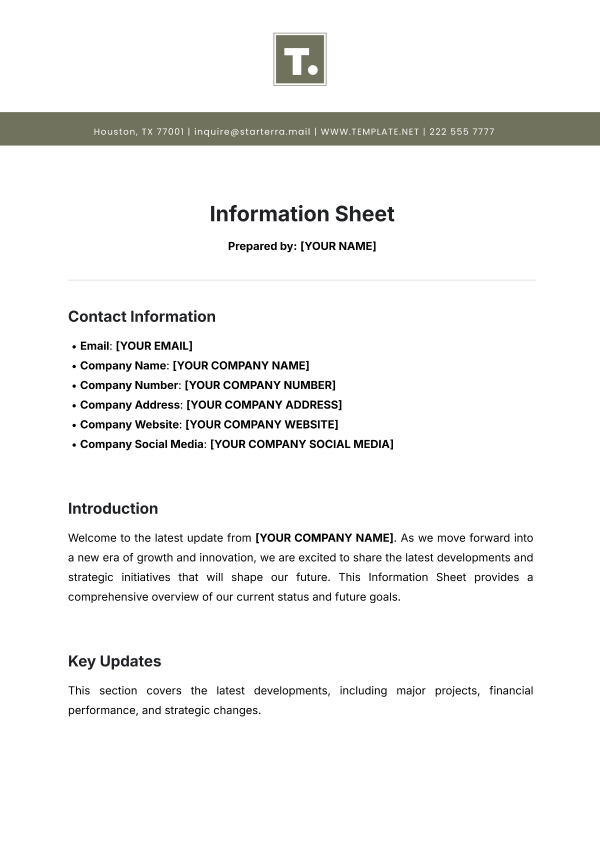
#> input picture Day16/sample_images/document.jpg, 1200 x 1696 px (shown at 1/2 size); its folder holds only this picture in this run
$ python -i 05_rotate_image.py   (imports and definitions only)
#> lines starting #> are read from the running program, lines starting #| are printed output that depends on the picture
"""
05 - Rotate Image
=================
Rotates an image by:
- 90 degrees clockwise
- 90 degrees counter-clockwise
- 180 degrees
- 270 degrees (equivalent to 90 CCW)

Uses cv2.rotate() for 90-degree multiples and cv2.warpAffine() for
arbitrary angles.

Saves all rotated images to ../output_images/.

Usage:
    python 05_rotate_image.py [image_path]
"""

import cv2
import os
import sys
import numpy as np
from utils import get_image_path, get_output_dir, safe_imshow


def rotate_image(image_path, output_dir):
    """Rotate an image by 90, 180, and 270 degrees and save them."""
#> called with image_path = '../sample_images/document.jpg', output_dir = 'out.png'
    img = cv2.imread(image_path)
#> img is the input picture: shape (1696, 1200, 3); mean B, G, R 241.6, 242.4, 242.3
    if img is None:
        print(f"Error: Could not read image at {image_path}")
        return None

    height, width = img.shape[:2]
#> height = 1696; width = 1200
    base_name = os.path.splitext(os.path.basename(image_path))[0]

    print(f"Original image size: {width}x{height}")
#| Original image size: 1200x1696
    print()

    # Rotate using cv2.rotate()
    # 90 degrees clockwise
    rot_90_cw = cv2.rotate(img, cv2.ROTATE_90_CLOCKWISE)
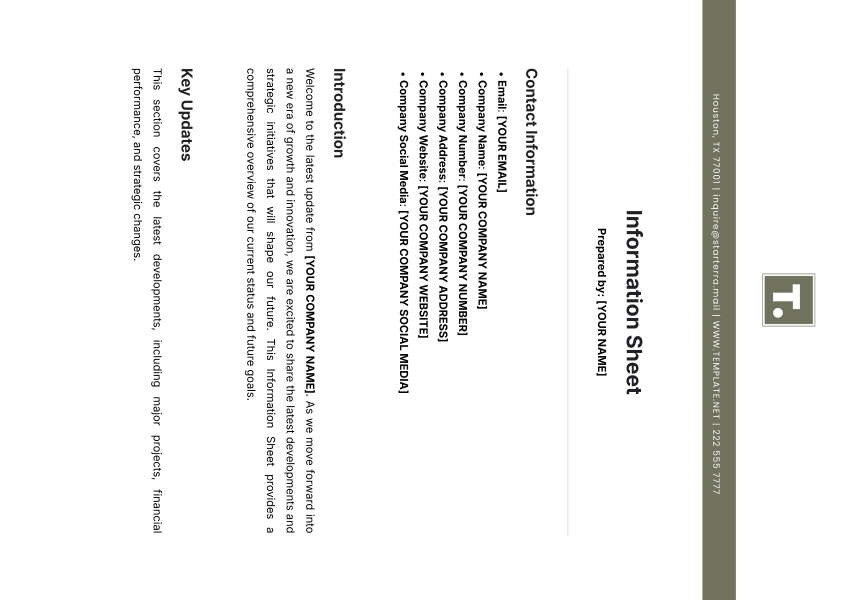
#> rot_90_cw: shape (1200, 1696, 3) (shown at 1/2 size); mean B, G, R 241.6, 242.4, 242.3
    # 90 degrees counter-clockwise (same as 270 clockwise)
    rot_90_ccw = cv2.rotate(img, cv2.ROTATE_90_COUNTERCLOCKWISE)
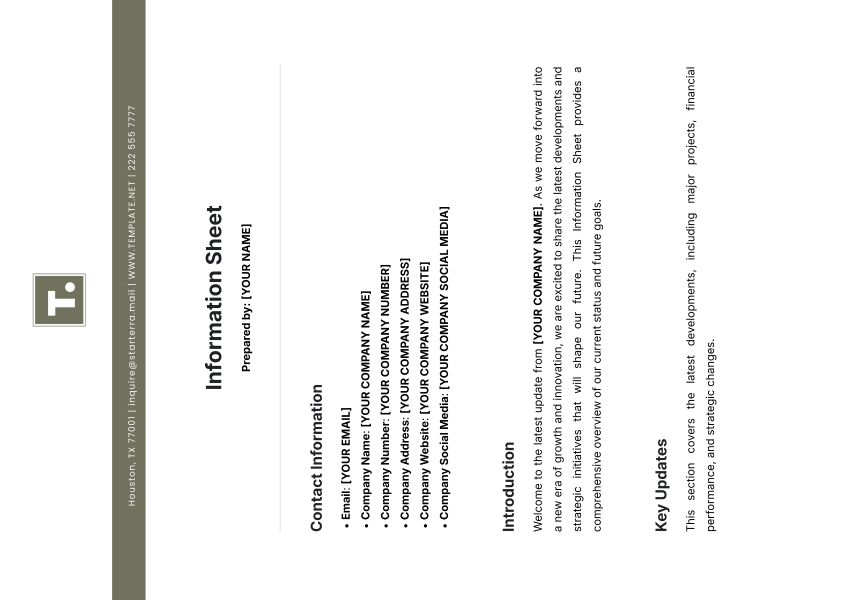
#> rot_90_ccw: shape (1200, 1696, 3) (shown at 1/2 size); mean B, G, R 241.6, 242.4, 242.3
    # 180 degrees
    rot_180 = cv2.rotate(img, cv2.ROTATE_180)
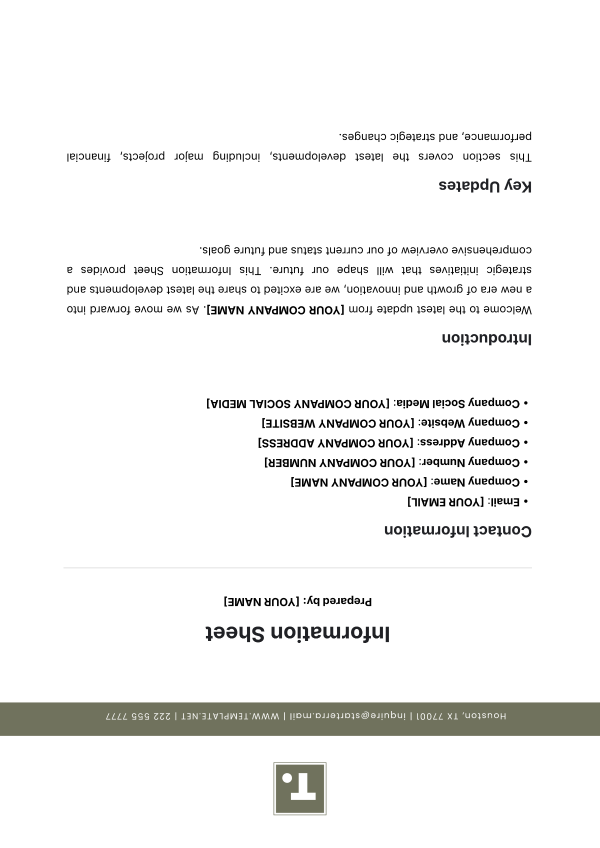
#> rot_180: shape (1696, 1200, 3) (shown at 1/2 size); mean B, G, R 241.6, 242.4, 242.3

    # Also rotate by 270 using warpAffine for demonstration
    # 270 clockwise = 90 counter-clockwise
    center = (width // 2, height // 2)
#> center = (600, 848)
    matrix_270 = cv2.getRotationMatrix2D(center, 270, 1.0)
    rot_270 = cv2.warpAffine(img, matrix_270, (height, width))
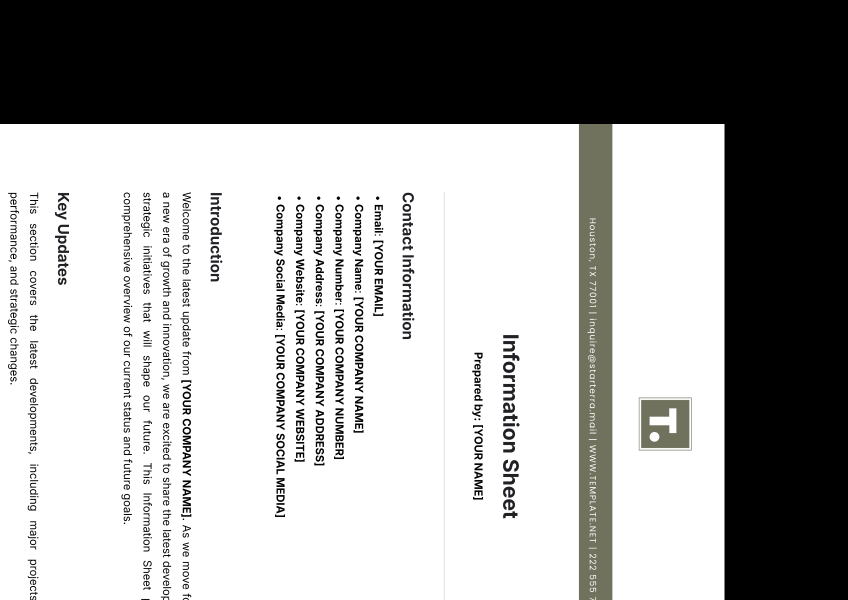
#> rot_270: shape (1200, 1696, 3) (shown at 1/2 size); mean B, G, R 161, 161.6, 161.6

    operations = [
        ("90_cw", rot_90_cw),
        ("90_ccw", rot_90_ccw),
        ("180", rot_180),
        ("270", rot_270),
    ]

    results = []
    for name, rotated in operations:
        h, w = rotated.shape[:2]
        output_path = os.path.join(output_dir, f"{base_name}_rotated_{name}.jpg")
        cv2.imwrite(output_path, rotated)
        print(f"  {name:10s} -> {w}x{h}  saved as {os.path.basename(output_path)}")
        results.append((name, rotated))
#> this loop made 4 passes
#> (name, h, w) on passes 1 to 4: ('90_cw', 1200, 1696), ('90_ccw', 1200, 1696), ('180', 1696, 1200), ('270', 1200, 1696)
#|   90_cw      -> 1696x1200  saved as document_rotated_90_cw.jpg
#|   90_ccw     -> 1696x1200  saved as document_rotated_90_ccw.jpg
#|   180        -> 1200x1696  saved as document_rotated_180.jpg
#|   270        -> 1696x1200  saved as document_rotated_270.jpg
#> after the loop, results = 4 items

    # Create a 2x2 collage of all rotations (uniform 300x300 for display)
    top_row = np.hstack((cv2.resize(results[0][1], (300, 300)), cv2.resize(results[1][1], (300, 300))))
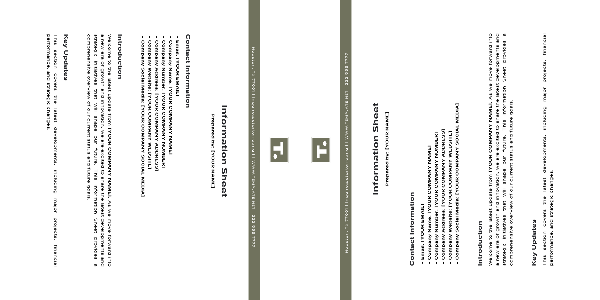
#> top_row: shape (300, 600, 3); mean of channels 0, 1, 2 241.3, 242.2, 242.1; drawn as B, G, R
    bottom_row = np.hstack((cv2.resize(results[2][1], (300, 300)), cv2.resize(results[3][1], (300, 300))))
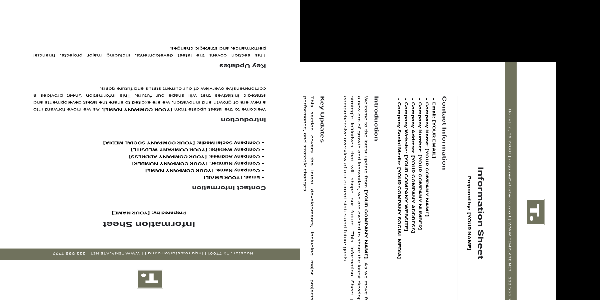
#> bottom_row: shape (300, 600, 3); mean of channels 0, 1, 2 201.2, 202, 201.9; drawn as B, G, R
    collage = np.vstack((top_row, bottom_row))
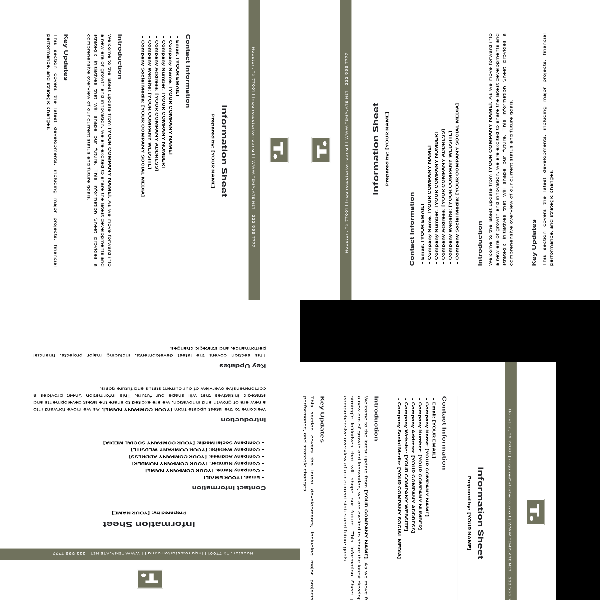
#> collage: shape (600, 600, 3); mean of channels 0, 1, 2 221.3, 222.1, 222; drawn as B, G, R

    collage_path = os.path.join(output_dir, f"{base_name}_rotation_collage.jpg")
    cv2.imwrite(collage_path, collage)
    print(f"\n  Collage saved as {os.path.basename(collage_path)}")
#|   Collage saved as document_rotation_collage.jpg

    return results


def main():
    image_path = get_image_path()
    if image_path is None:
        return

    output_dir = get_output_dir()

    print(f"\nRotating image: {image_path}\n")
    results = rotate_image(image_path, output_dir)

    if results is not None:
        # Display the 180-degree rotation
        safe_imshow("180 Degree Rotation - Press any key to close", results[2][1])


# [2 lines not run here, left out]

>>> result = rotate_image('../sample_images/document.jpg', 'out.png')
#> result = 4 items
